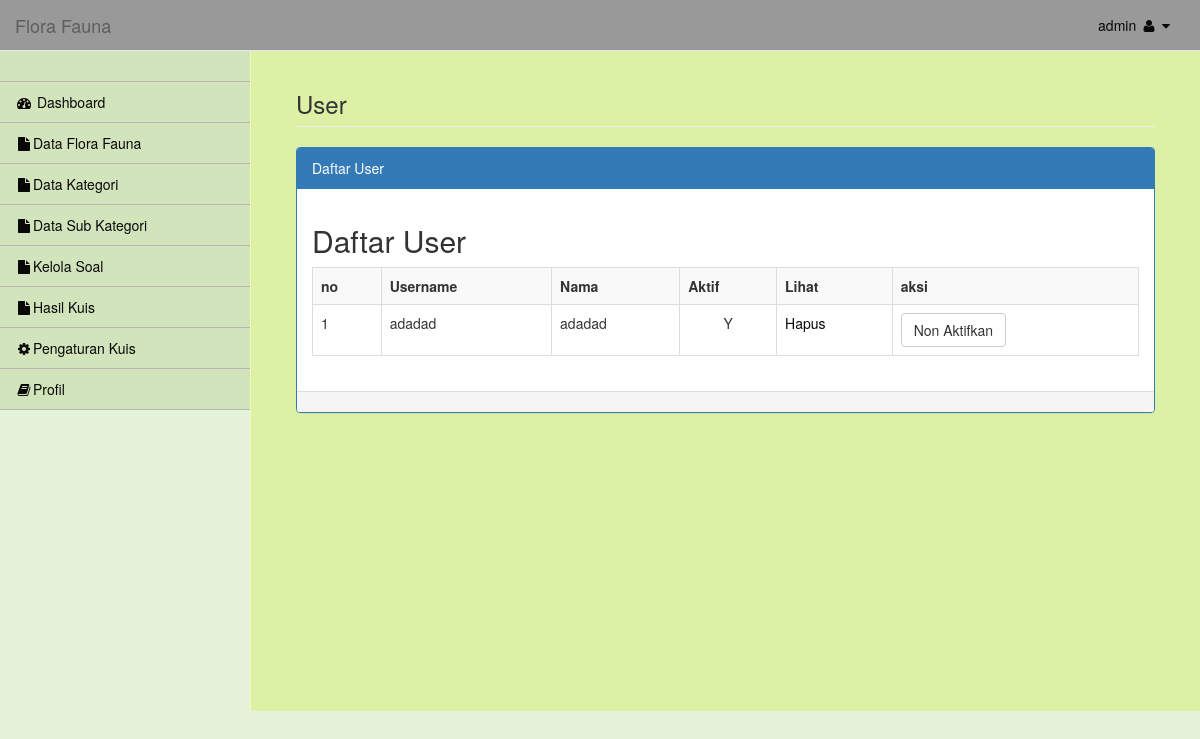
The page /admin/media.php?module=users (signed in) on the database its author committed.
### tables this page shows
CREATE TABLE `tbl_user` (
  `id_user` int(11) NOT NULL,
  `username` varchar(40) NOT NULL,
  `statusaktif` enum('Y','N') NOT NULL DEFAULT 'Y',
  `nama` varchar(50) NOT NULL DEFAULT 'Y'
);

### admin/modul/mod_users/users.php (the view)
        <div id="page-wrapper">
            <div class="container-fluid">
                <div class="row">
                    <div class="col-lg-12">
                        <h3 class="page-header"> User </h3>
                    </div>
                </div>
                <div class="row">
                    <div class="col-lg-12">
                    <div class="panel panel-primary">
                        <div class="panel-heading">
                            Daftar User
                        </div>
                        <div class="panel-body">
<?php
$aksi="modul/mod_users/aksi_users.php";
switch($_GET[act]){
  default:
      $tampil = mysqli_query($connect,"SELECT * FROM tbl_user");
      echo "<h2> Daftar User</h2>
    <table class='table table-striped table-bordered table-hover'>
          <tr><th>no</th><th>Username</th><th>Nama</th><th>Aktif</th><th>Lihat</th><th>aksi</th></tr>";
    $no=1;
    while ($r=mysqli_fetch_array($tampil)){
       echo "<tr><td>$no</td>
             <td>$r[username]</td>
            <td>$r[nama]</td>
          <td align=center>$r[statusaktif]</td>
             <td><a href=$aksi?module=users&act=hapus&id=$r[id_user]>Hapus</a></td>";
        if ($r[statusaktif]=="Y") {
          echo"<td><input type=button class='btn btn-default' value='Non Aktifkan' onclick=\"window.location.href='$aksi?module=users&act=nonaktif&id=$r[id_user]';\"></td>";
        }else {
          echo"<td align='center'><input class='btn btn-primary' type=button value='Aktifkan' onclick=\"window.location.href='$aksi?module=users&act=aktif&id=$r[id_user]';\"></td>";
        }
        echo"</tr>";
      $no++;
    }
    echo "</table><br/>";
    break;
}
?>
                        </div>
                        <div class="panel-footer">
                        </div>
                    </div>
                    </div>
                </div>
            </div>
        </div>

### rows shown on the page
tbl_user: username "adadad", nama "adadad", statusaktif "Y"

### other values the page prints
$_SESSION[username] "admin"
